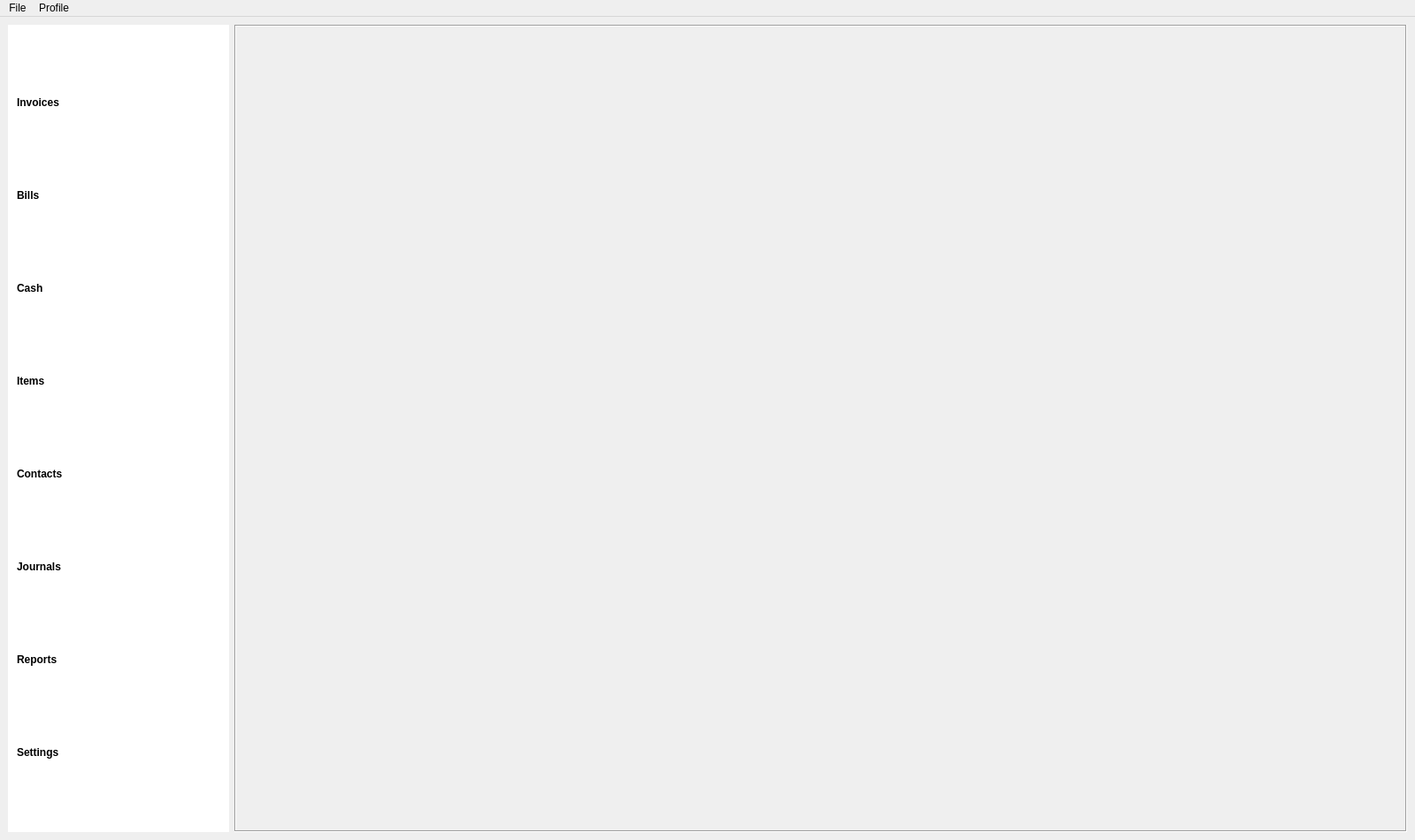
<?xml version="1.0" encoding="UTF-8"?>
<ui version="4.0">
 <class>MainView</class>
 <widget class="QMainWindow" name="MainView">
  <property name="geometry">
   <rect>
    <x>0</x>
    <y>0</y>
    <width>1600</width>
    <height>950</height>
   </rect>
  </property>
  <property name="sizePolicy">
   <sizepolicy hsizetype="Preferred" vsizetype="Preferred">
    <horstretch>0</horstretch>
    <verstretch>0</verstretch>
   </sizepolicy>
  </property>
  <property name="minimumSize">
   <size>
    <width>800</width>
    <height>600</height>
   </size>
  </property>
  <property name="maximumSize">
   <size>
    <width>1600</width>
    <height>950</height>
   </size>
  </property>
  <property name="windowTitle">
   <string>Thanos</string>
  </property>
  <property name="autoFillBackground">
   <bool>false</bool>
  </property>
  <property name="styleSheet">
   <string notr="true"> QWidget#SideBar
 {
            background-color: white;
			margin: 0
 }
QPushButton{
  background-color: #838383;
  border: none;
  color: black;
  text-align: center;
  text-decoration: none;
}
QPushButton:hover{
background-color: #585858;
}
QPushButton:pressed{
background-color:rgb(54, 54, 54);
}

QHeaderView{
background-color: #838383;
  border: none;
  color: black;
  text-align: center;
  text-decoration: none;
}


</string>
  </property>
  <property name="dockOptions">
   <set>QMainWindow::AllowNestedDocks|QMainWindow::AllowTabbedDocks|QMainWindow::AnimatedDocks</set>
  </property>
  <widget class="QWidget" name="centralwidget">
   <layout class="QHBoxLayout" name="horizontalLayout">
    <item>
     <widget class="QWidget" name="SideBar" native="true">
      <property name="sizePolicy">
       <sizepolicy hsizetype="Expanding" vsizetype="Expanding">
        <horstretch>3</horstretch>
        <verstretch>3</verstretch>
       </sizepolicy>
      </property>
      <property name="minimumSize">
       <size>
        <width>200</width>
        <height>0</height>
       </size>
      </property>
      <property name="maximumSize">
       <size>
        <width>250</width>
        <height>16777215</height>
       </size>
      </property>
      <property name="styleSheet">
       <string notr="true">  QPushButton
            { 
                background-color: #FFFFFF;
                color: rgb(190, 190, 190);
                border: none;
                color: white;
                text-align: left;
                text-decoration: none;
                color: black;
                padding: 1px;
            }
            QPushButton:hover{
                background-color: grey;
            }
            QPushButton:hover:pressed{
                background-color: #bebebe;
            }</string>
      </property>
      <layout class="QVBoxLayout" name="verticalLayout">
       <item>
        <widget class="QPushButton" name="invoices_btn">
         <property name="sizePolicy">
          <sizepolicy hsizetype="Fixed" vsizetype="Fixed">
           <horstretch>218</horstretch>
           <verstretch>0</verstretch>
          </sizepolicy>
         </property>
         <property name="minimumSize">
          <size>
           <width>200</width>
           <height>40</height>
          </size>
         </property>
         <property name="font">
          <font>
           <weight>75</weight>
           <bold>true</bold>
           <underline>false</underline>
           <strikeout>false</strikeout>
           <kerning>false</kerning>
          </font>
         </property>
         <property name="toolTip">
          <string>Create sales on account</string>
         </property>
         <property name="styleSheet">
          <string notr="true"/>
         </property>
         <property name="text">
          <string>Invoices</string>
         </property>
         <property name="icon">
          <iconset resource="../resources.qrc">
           <normaloff>:/icons/coupon.png</normaloff>:/icons/coupon.png</iconset>
         </property>
         <property name="iconSize">
          <size>
           <width>24</width>
           <height>24</height>
          </size>
         </property>
        </widget>
       </item>
       <item>
        <widget class="QPushButton" name="bills_btn">
         <property name="sizePolicy">
          <sizepolicy hsizetype="Fixed" vsizetype="Fixed">
           <horstretch>0</horstretch>
           <verstretch>0</verstretch>
          </sizepolicy>
         </property>
         <property name="minimumSize">
          <size>
           <width>200</width>
           <height>40</height>
          </size>
         </property>
         <property name="font">
          <font>
           <weight>75</weight>
           <bold>true</bold>
           <underline>false</underline>
           <strikeout>false</strikeout>
          </font>
         </property>
         <property name="toolTip">
          <string>Create purchases on account</string>
         </property>
         <property name="styleSheet">
          <string notr="true"/>
         </property>
         <property name="text">
          <string>Bills</string>
         </property>
         <property name="icon">
          <iconset resource="../resources.qrc">
           <normaloff>:/icons/purchase.png</normaloff>:/icons/purchase.png</iconset>
         </property>
         <property name="iconSize">
          <size>
           <width>24</width>
           <height>24</height>
          </size>
         </property>
        </widget>
       </item>
       <item>
        <widget class="QPushButton" name="cash_btn">
         <property name="sizePolicy">
          <sizepolicy hsizetype="Fixed" vsizetype="Fixed">
           <horstretch>0</horstretch>
           <verstretch>0</verstretch>
          </sizepolicy>
         </property>
         <property name="minimumSize">
          <size>
           <width>200</width>
           <height>40</height>
          </size>
         </property>
         <property name="font">
          <font>
           <weight>75</weight>
           <bold>true</bold>
           <underline>false</underline>
           <strikeout>false</strikeout>
          </font>
         </property>
         <property name="toolTip">
          <string>Create Receive Money or Spend Money transactions</string>
         </property>
         <property name="styleSheet">
          <string notr="true"/>
         </property>
         <property name="text">
          <string>Cash</string>
         </property>
         <property name="icon">
          <iconset resource="../resources.qrc">
           <normaloff>:/icons/cash.png</normaloff>:/icons/cash.png</iconset>
         </property>
         <property name="iconSize">
          <size>
           <width>24</width>
           <height>24</height>
          </size>
         </property>
        </widget>
       </item>
       <item>
        <widget class="QPushButton" name="items_btn">
         <property name="sizePolicy">
          <sizepolicy hsizetype="Fixed" vsizetype="Fixed">
           <horstretch>0</horstretch>
           <verstretch>0</verstretch>
          </sizepolicy>
         </property>
         <property name="minimumSize">
          <size>
           <width>200</width>
           <height>40</height>
          </size>
         </property>
         <property name="font">
          <font>
           <weight>75</weight>
           <bold>true</bold>
           <underline>false</underline>
           <strikeout>false</strikeout>
          </font>
         </property>
         <property name="toolTip">
          <string>Manage inventory, consumables, services</string>
         </property>
         <property name="styleSheet">
          <string notr="true"/>
         </property>
         <property name="text">
          <string>Items</string>
         </property>
         <property name="icon">
          <iconset resource="../resources.qrc">
           <normaloff>:/icons/box.png</normaloff>:/icons/box.png</iconset>
         </property>
         <property name="iconSize">
          <size>
           <width>24</width>
           <height>24</height>
          </size>
         </property>
        </widget>
       </item>
       <item>
        <widget class="QPushButton" name="contacts_btn">
         <property name="sizePolicy">
          <sizepolicy hsizetype="Fixed" vsizetype="Fixed">
           <horstretch>0</horstretch>
           <verstretch>0</verstretch>
          </sizepolicy>
         </property>
         <property name="minimumSize">
          <size>
           <width>200</width>
           <height>40</height>
          </size>
         </property>
         <property name="font">
          <font>
           <weight>75</weight>
           <bold>true</bold>
           <underline>false</underline>
           <strikeout>false</strikeout>
          </font>
         </property>
         <property name="toolTip">
          <string>Manage contacts</string>
         </property>
         <property name="autoFillBackground">
          <bool>false</bool>
         </property>
         <property name="styleSheet">
          <string notr="true"/>
         </property>
         <property name="text">
          <string>Contacts</string>
         </property>
         <property name="icon">
          <iconset resource="../resources.qrc">
           <normaloff>:/icons/people.png</normaloff>:/icons/people.png</iconset>
         </property>
         <property name="iconSize">
          <size>
           <width>24</width>
           <height>24</height>
          </size>
         </property>
        </widget>
       </item>
       <item>
        <widget class="QPushButton" name="journals_btn">
         <property name="sizePolicy">
          <sizepolicy hsizetype="Fixed" vsizetype="Fixed">
           <horstretch>0</horstretch>
           <verstretch>0</verstretch>
          </sizepolicy>
         </property>
         <property name="minimumSize">
          <size>
           <width>200</width>
           <height>40</height>
          </size>
         </property>
         <property name="maximumSize">
          <size>
           <width>16777215</width>
           <height>16777215</height>
          </size>
         </property>
         <property name="font">
          <font>
           <weight>75</weight>
           <bold>true</bold>
           <underline>false</underline>
           <strikeout>false</strikeout>
          </font>
         </property>
         <property name="toolTip">
          <string>Manage journal entries</string>
         </property>
         <property name="styleSheet">
          <string notr="true"/>
         </property>
         <property name="text">
          <string>Journals</string>
         </property>
         <property name="icon">
          <iconset resource="../resources.qrc">
           <normaloff>:/icons/diary.png</normaloff>:/icons/diary.png</iconset>
         </property>
         <property name="iconSize">
          <size>
           <width>24</width>
           <height>24</height>
          </size>
         </property>
        </widget>
       </item>
       <item>
        <widget class="QPushButton" name="reports_btn">
         <property name="sizePolicy">
          <sizepolicy hsizetype="Fixed" vsizetype="Fixed">
           <horstretch>0</horstretch>
           <verstretch>0</verstretch>
          </sizepolicy>
         </property>
         <property name="minimumSize">
          <size>
           <width>200</width>
           <height>40</height>
          </size>
         </property>
         <property name="maximumSize">
          <size>
           <width>16777215</width>
           <height>40</height>
          </size>
         </property>
         <property name="font">
          <font>
           <weight>75</weight>
           <bold>true</bold>
           <underline>false</underline>
           <strikeout>false</strikeout>
          </font>
         </property>
         <property name="toolTip">
          <string>Manage reports</string>
         </property>
         <property name="styleSheet">
          <string notr="true"/>
         </property>
         <property name="text">
          <string>Reports</string>
         </property>
         <property name="icon">
          <iconset resource="../resources.qrc">
           <normaloff>:/icons/analytics.png</normaloff>:/icons/analytics.png</iconset>
         </property>
         <property name="iconSize">
          <size>
           <width>24</width>
           <height>24</height>
          </size>
         </property>
        </widget>
       </item>
       <item>
        <widget class="QPushButton" name="settings_btn">
         <property name="sizePolicy">
          <sizepolicy hsizetype="Fixed" vsizetype="Fixed">
           <horstretch>0</horstretch>
           <verstretch>0</verstretch>
          </sizepolicy>
         </property>
         <property name="minimumSize">
          <size>
           <width>200</width>
           <height>40</height>
          </size>
         </property>
         <property name="maximumSize">
          <size>
           <width>16777215</width>
           <height>40</height>
          </size>
         </property>
         <property name="font">
          <font>
           <weight>75</weight>
           <bold>true</bold>
           <underline>false</underline>
           <strikeout>false</strikeout>
          </font>
         </property>
         <property name="toolTip">
          <string>Manage settings</string>
         </property>
         <property name="styleSheet">
          <string notr="true"/>
         </property>
         <property name="text">
          <string>Settings</string>
         </property>
         <property name="icon">
          <iconset resource="../resources.qrc">
           <normaloff>:/icons/settings.png</normaloff>:/icons/settings.png</iconset>
         </property>
         <property name="iconSize">
          <size>
           <width>24</width>
           <height>24</height>
          </size>
         </property>
        </widget>
       </item>
      </layout>
     </widget>
    </item>
    <item>
     <widget class="QStackedWidget" name="window_content">
      <property name="sizePolicy">
       <sizepolicy hsizetype="Expanding" vsizetype="Expanding">
        <horstretch>0</horstretch>
        <verstretch>0</verstretch>
       </sizepolicy>
      </property>
      <property name="maximumSize">
       <size>
        <width>1350</width>
        <height>950</height>
       </size>
      </property>
      <property name="frameShape">
       <enum>QFrame::Box</enum>
      </property>
      <property name="frameShadow">
       <enum>QFrame::Sunken</enum>
      </property>
      <property name="currentIndex">
       <number>0</number>
      </property>
      <widget class="QWidget" name="page"/>
      <widget class="QWidget" name="widget"/>
      <widget class="QWidget" name="page_2"/>
     </widget>
    </item>
   </layout>
  </widget>
  <widget class="QMenuBar" name="menubar">
   <property name="geometry">
    <rect>
     <x>0</x>
     <y>0</y>
     <width>1600</width>
     <height>26</height>
    </rect>
   </property>
   <widget class="QMenu" name="menuFile">
    <property name="title">
     <string>File</string>
    </property>
    <addaction name="actionExit"/>
   </widget>
   <widget class="QMenu" name="menuProfile">
    <property name="title">
     <string>Profile</string>
    </property>
    <addaction name="actionView_profile"/>
    <addaction name="actionSignout"/>
   </widget>
   <addaction name="menuFile"/>
   <addaction name="menuProfile"/>
  </widget>
  <action name="actionExit">
   <property name="text">
    <string>Exit</string>
   </property>
  </action>
  <action name="actionView_profile">
   <property name="text">
    <string>View profile</string>
   </property>
  </action>
  <action name="actionSignout">
   <property name="text">
    <string>Signout</string>
   </property>
  </action>
 </widget>
 <resources>
  <include location="../resources.qrc"/>
 </resources>
 <connections>
  <connection>
   <sender>actionExit</sender>
   <signal>triggered()</signal>
   <receiver>MainView</receiver>
   <slot>close()</slot>
   <hints>
    <hint type="sourcelabel">
     <x>-1</x>
     <y>-1</y>
    </hint>
    <hint type="destinationlabel">
     <x>202</x>
     <y>248</y>
    </hint>
   </hints>
  </connection>
 </connections>
</ui>
